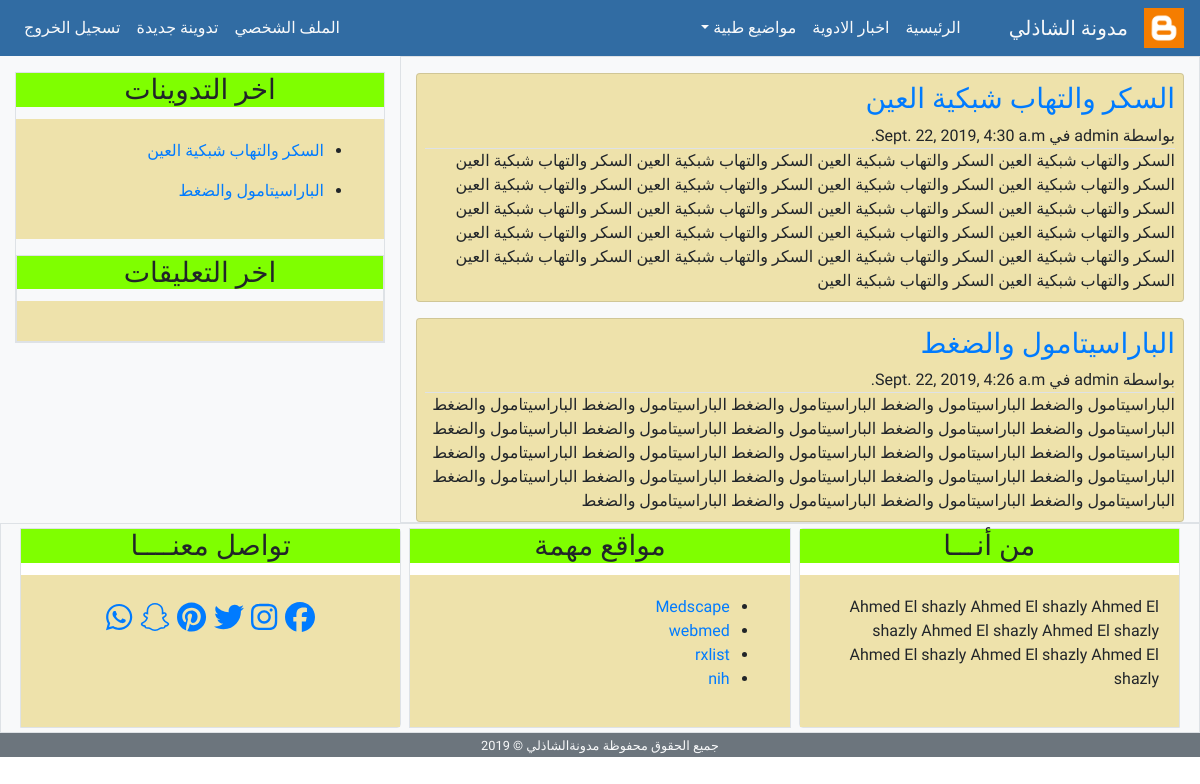
The app's page / (signed in) with its own data.
### app/models.py (models this page shows, shortened)
class Post(models.Model):
    post_name = models.CharField(max_length=100)
    post_body = models.TextField(default="")
    email = models.EmailField()
    post_date = models.DateTimeField(default=timezone.now)
    post_update = models.DateTimeField(auto_now=True)
    active = models.BooleanField(default=False)
    auther = models.ForeignKey(User, on_delete=models.CASCADE)
    class Meta:
        ordering = ('-post_date',)

### app/views.py (the view)
# urls.py: path('', views.index, name='index'),
def index(request):
    posts= Post.objects.all()
    context= {
        'title': "الرئيسيـــة",
        'posts': posts,
    }
    return render(request, 'app/index.html', context)

### app/templates/app/index.html (shortened to what this page needs)
{% extends 'app/base.html' %}
{% load static %}
{% block content %}
{% for post in posts %}
<div class="card mt-3 p-2 ">
    <a href="{% url 'post_details' post.pk %}"><h3 class="">{{post.post_name}}</h3></a>
    <span class="border-bottom">بواسطة {{post.auther}} في {{post.post_date}}</span>
    <div class="">{{post.post_body}}</div>
</div>
{% endfor %}
{% endblock content %}

### app/templates/app/latest_posts.html
{% for post in posts %}
<ul>
    <li><a href="{% url 'post_details' post.pk %}">{{post.post_name}}</a></li>
</ul>
{% empty %}
<h5>لاتوجد تعليقات</h5>
{% endfor %}

### app/static/css/main.css (style rules this page uses)
html, body { direction: rtl; text-align: right; font-family: 'Tajawal', sans-serif; }
.card.mt-3.p-2 { background-color: rgb(238, 226, 171); }

### records on screen
Post: post_name "السكر والتهاب شبكية العين", post_date "Sept. 22, 2019, 4:30 a.m.", post_body "السكر والتهاب شبكية العين السكر والتهاب شبكية العين السكر والتهاب شبكية العين السكر والتهاب شبكية العين السكر والتهاب شبكية العين السكر والتهاب شبكية العين السكر والتهاب شبكية العين السكر والتهاب شبكية العين السكر والتهاب شبكية العين السكر والتهاب شبكية العين السكر والتهاب شبكية العين السكر والتهاب شبكية العين السكر والتهاب شبكية العين السكر والتهاب شبكية العين السكر والتهاب شبكية العين السكر والتهاب شبكية العين السكر والتهاب شبكية العين السكر والتهاب شبكية العين السكر والتهاب شبكية العين السكر والتهاب شبكية العين السكر والتهاب شبكية العين السكر والتهاب شبكية العين"
Post: post_name "الباراسيتامول والضغط", post_date "Sept. 22, 2019, 4:26 a.m.", post_body "الباراسيتامول والضغط الباراسيتامول والضغط الباراسيتامول والضغط الباراسيتامول والضغط الباراسيتامول والضغط الباراسيتامول والضغط الباراسيتامول والضغط الباراسيتامول والضغط الباراسيتامول والضغط الباراسيتامول والضغط الباراسيتامول والضغط الباراسيتامول والضغط الباراسيتامول والضغط الباراسيتامول والضغط الباراسيتامول والضغط الباراسيتامول والضغط الباراسيتامول والضغط الباراسيتامول والضغط الباراسيتامول والضغط الباراسيتامول والضغط الباراسيتامول والضغط الباراسيتامول والضغط الباراسيتامول والضغط الباراسيتامول والضغط"
